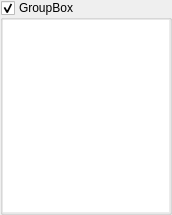
<?xml version="1.0" encoding="UTF-8"?>
<ui version="4.0">
 <class>QUCoverGroup</class>
 <widget class="QWidget" name="QUCoverGroup">
  <property name="geometry">
   <rect>
    <x>0</x>
    <y>0</y>
    <width>172</width>
    <height>206</height>
   </rect>
  </property>
  <property name="sizePolicy">
   <sizepolicy hsizetype="Preferred" vsizetype="Preferred">
    <horstretch>0</horstretch>
    <verstretch>0</verstretch>
   </sizepolicy>
  </property>
  <property name="windowTitle">
   <string>Form</string>
  </property>
  <layout class="QHBoxLayout" name="horizontalLayout_6">
   <property name="spacing">
    <number>0</number>
   </property>
   <property name="margin">
    <number>0</number>
   </property>
   <item>
    <widget class="QGroupBox" name="group">
     <property name="sizePolicy">
      <sizepolicy hsizetype="Preferred" vsizetype="Preferred">
       <horstretch>0</horstretch>
       <verstretch>0</verstretch>
      </sizepolicy>
     </property>
     <property name="minimumSize">
      <size>
       <width>0</width>
       <height>0</height>
      </size>
     </property>
     <property name="title">
      <string notr="true">GroupBox</string>
     </property>
     <property name="flat">
      <bool>true</bool>
     </property>
     <property name="checkable">
      <bool>true</bool>
     </property>
     <layout class="QVBoxLayout" name="verticalLayout">
      <property name="spacing">
       <number>0</number>
      </property>
      <property name="margin">
       <number>0</number>
      </property>
      <item>
       <widget class="QUCoverList" name="list">
        <property name="sizePolicy">
         <sizepolicy hsizetype="Expanding" vsizetype="Fixed">
          <horstretch>0</horstretch>
          <verstretch>0</verstretch>
         </sizepolicy>
        </property>
        <property name="minimumSize">
         <size>
          <width>0</width>
          <height>0</height>
         </size>
        </property>
        <property name="autoFillBackground">
         <bool>false</bool>
        </property>
        <property name="frameShape">
         <enum>QFrame::NoFrame</enum>
        </property>
        <property name="verticalScrollBarPolicy">
         <enum>Qt::ScrollBarAsNeeded</enum>
        </property>
        <property name="horizontalScrollBarPolicy">
         <enum>Qt::ScrollBarAlwaysOff</enum>
        </property>
        <property name="editTriggers">
         <set>QAbstractItemView::NoEditTriggers</set>
        </property>
        <property name="showDropIndicator" stdset="0">
         <bool>false</bool>
        </property>
        <property name="dragDropMode">
         <enum>QAbstractItemView::NoDragDrop</enum>
        </property>
        <property name="verticalScrollMode">
         <enum>QAbstractItemView::ScrollPerItem</enum>
        </property>
        <property name="horizontalScrollMode">
         <enum>QAbstractItemView::ScrollPerItem</enum>
        </property>
        <property name="movement">
         <enum>QListView::Static</enum>
        </property>
        <property name="resizeMode">
         <enum>QListView::Adjust</enum>
        </property>
        <property name="viewMode">
         <enum>QListView::IconMode</enum>
        </property>
        <property name="uniformItemSizes">
         <bool>false</bool>
        </property>
       </widget>
      </item>
     </layout>
    </widget>
   </item>
  </layout>
 </widget>
 <customwidgets>
  <customwidget>
   <class>QUCoverList</class>
   <extends>QListWidget</extends>
   <header>QUCoverList.h</header>
  </customwidget>
 </customwidgets>
 <resources/>
 <connections/>
</ui>
